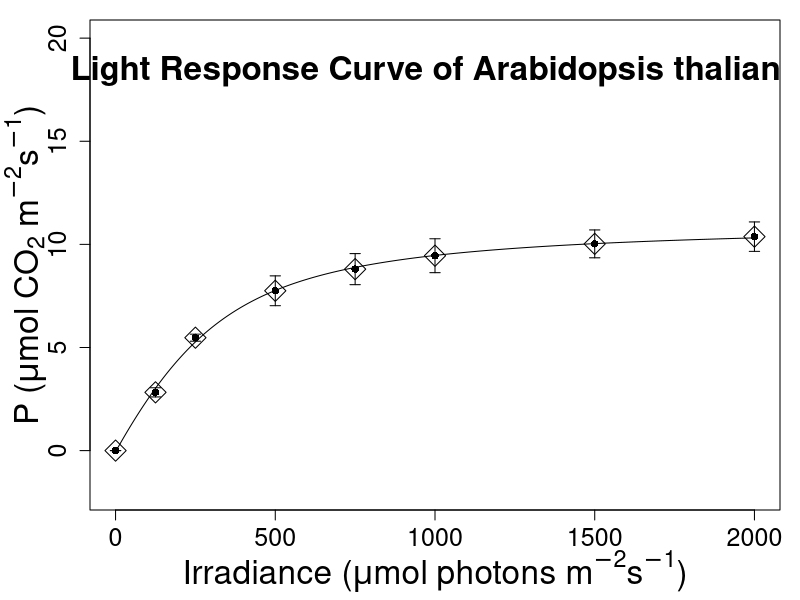

Write R code to recreate this figure.
# Installing and loading the required packages
if (!require("Hmisc")) install.packages("Hmisc")
if (!require("readxl")) install.packages("readxl")
library(readxl)
library(Hmisc)

# Reading in the data
dat = read_excel("LightResponseCurvesEx.xlsx", sheet = 1)

# Averaging the LR curves 
LRcurves <- function(geno,temp,day){
  select = dat[which(dat$Genotype==geno & dat$Temperature==temp & dat$Day==day),]
  LRcurve = c()
  LRerror = c()
  for (i in c(0,125,250,500,750,1000,1500,2000)){
    x = which(select$Intensity==i)
    val = mean(select$A[x])
    err = sd(select$A[x])
    LRcurve = c(LRcurve,val)
    LRerror = c(LRerror,err)
  }
  return(list("LRcurve"=LRcurve,"LRerror"=LRerror))
}

# Predicting LR curve functions from the data 
LRcurve_predict <- function(P){
  curve.nlslrc = nls(P ~ (1/(2*theta))*(phi*I+Pmax-sqrt((phi*I+Pmax)^2-4*phi*theta*Pmax*I))-Rd,
                     start=list(Pmax=(max(P)-min(P)),phi=0.05,Rd=-min(P),theta=1)) 
  return(curve.nlslrc)
}

# Plotting and fitting Col0 Control0 as an example
P20=LRcurves("Col0",20,0)$LRcurve 
P20_E=LRcurves("Col0",20,0)$LRerror
I=c(0,125,250,500,750,1000,1500,2000)
P20_Pred=LRcurve_predict(P20) 
par(mar=c(3,3,0,0),oma=c(1.5,1.5,1,1))
print(plot(I,P20,xlab="", ylab="", ylim=c(-2,20),cex.lab=1.2,cex.axis=1.5,cex=2,pch=5))
errbar(I,P20,P20+P20_E,P20-P20_E,add=TRUE,col='black')
lines(0:2000,predict(P20_Pred, newdata=data.frame(I=0:2000)),lwd=1)
mtext(expression("Irradiance ("*mu*"mol photons "*m^-2*s^-1*")"),side=1,line=3.3,cex=2)
mtext(expression(P*" ("*mu*"mol "*CO[2]*" "*m^-2*s^-1*")"),side=2,line=2,cex=2)
title("Light Response Curve of Arabidopsis thaliana",line=-3,cex.main=2)
